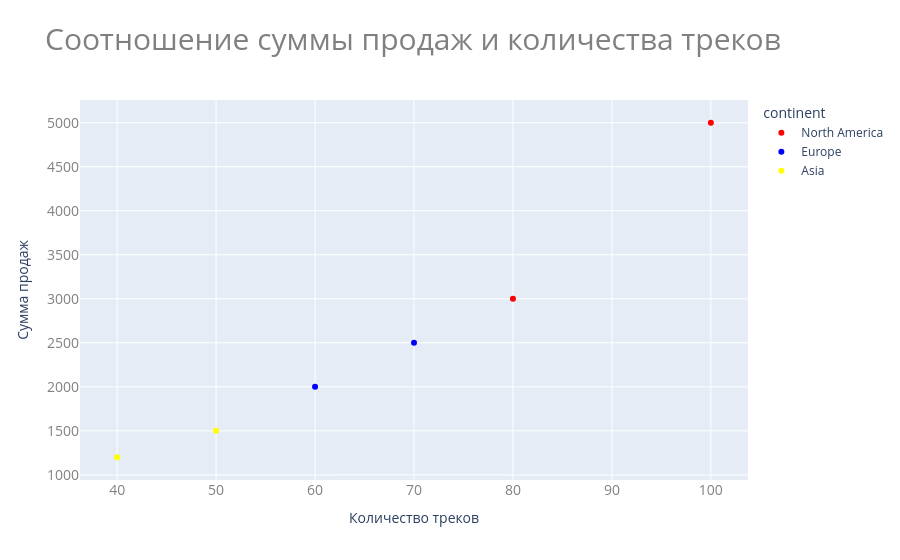

This figure's notebook cell:
### Code cell
import pandas as pd
import plotly.express as px

# Пример данных (замените на реальные данные из вашей базы данных):
# SQL-запрос:
# SELECT billing_country, continent, SUM(total) AS total_sales, COUNT(track_id) AS total_tracks
# FROM invoice i
# JOIN customer c ON i.customer_id = c.customer_id
# JOIN track t ON t.track_id = i.track_id
# GROUP BY billing_country, continent;

data = {
    "billing_country": ["USA", "Canada", "Germany", "France", "Japan", "India"],
    "continent": ["North America", "North America", "Europe", "Europe", "Asia", "Asia"],
    "total_sales": [5000, 3000, 2000, 2500, 1500, 1200],
    "total_tracks": [100, 80, 60, 70, 50, 40]
}

# Создание датафрейма
df = pd.DataFrame(data)

# Настройка цветов для континентов
continent_colors = {
    "Asia": "yellow",
    "Europe": "blue",
    "North America": "red"
}

# Построение scatter plot
fig = px.scatter(
    df,
    x="total_tracks",
    y="total_sales",
    color="continent",
    color_discrete_map=continent_colors,
    title="Соотношение суммы продаж и количества треков"
)

# Кастомизация графика
fig.update_layout(
    title_font=dict(size=30, color="gray"),  # Настройки шрифта заголовка
    xaxis_title="Количество треков",
    yaxis_title="Сумма продаж",
    xaxis=dict(
        tickfont=dict(size=14, color="gray")  # Настройки шрифта для оси X
    ),
    yaxis=dict(
        tickfont=dict(size=14, color="gray")  # Настройки шрифта для оси Y
    )
)

# Отображение диаграммы
fig.show()

### Figure 1 — Plotly figure (JSON) as saved in the notebook; plotly's stock layout.template omitted (floating-point values rounded to 4 significant figures)
{"data": [{"hovertemplate": "continent=North America<br>total_tracks=%{x}<br>total_sales=%{y}<extra></extra>", "legendgroup": "North America", "marker": {"color": "red", "symbol": "circle"}, "mode": "markers", "name": "North America", "orientation": "v", "showlegend": true, "type": "scatter", "x": [100, 80], "xaxis": "x", "y": [5000, 3000], "yaxis": "y"}, {"hovertemplate": "continent=Europe<br>total_tracks=%{x}<br>total_sales=%{y}<extra></extra>", "legendgroup": "Europe", "marker": {"color": "blue", "symbol": "circle"}, "mode": "markers", "name": "Europe", "orientation": "v", "showlegend": true, "type": "scatter", "x": [60, 70], "xaxis": "x", "y": [2000, 2500], "yaxis": "y"}, {"hovertemplate": "continent=Asia<br>total_tracks=%{x}<br>total_sales=%{y}<extra></extra>", "legendgroup": "Asia", "marker": {"color": "yellow", "symbol": "circle"}, "mode": "markers", "name": "Asia", "orientation": "v", "showlegend": true, "type": "scatter", "x": [50, 40], "xaxis": "x", "y": [1500, 1200], "yaxis": "y"}], "layout": {"legend": {"title": {"text": "continent"}, "tracegroupgap": 0}, "title": {"font": {"color": "gray", "size": 30}, "text": "Соотношение суммы продаж и количества треков"}, "xaxis": {"anchor": "y", "domain": [0, 1], "tickfont": {"color": "gray", "size": 14}, "title": {"text": "Количество треков"}}, "yaxis": {"anchor": "x", "domain": [0, 1], "tickfont": {"color": "gray", "size": 14}, "title": {"text": "Сумма продаж"}}}}
